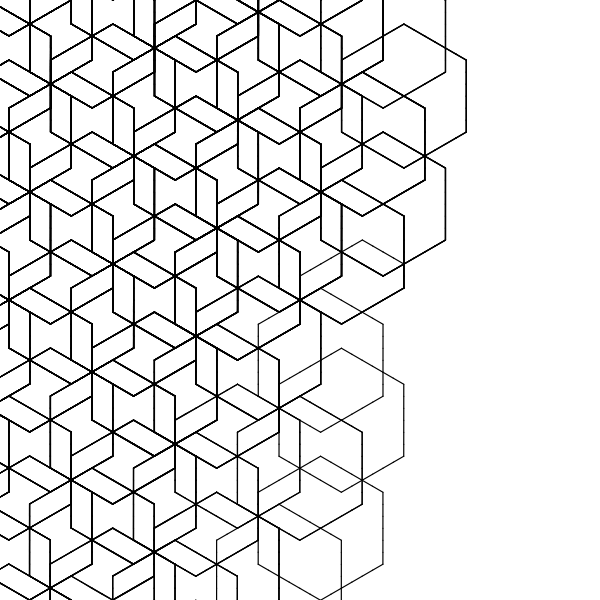
Frame 1 (no input)
Frame 60 (no input): identical to frame 1, image omitted
Frame 120 (the mouse pressed at the canvas centre since frame 60): identical to frame 1, image omitted

The p5.js sketch that drew this single still picture (run headless with seeded random() and noise() and a simulated clock; from frame 60 on, the mouse is pressed at the canvas centre):

// p5.js sketch
// ── sketch.js

// Point = P, Rectangle = R, line = F, Line*4 = D
// You can play around with length, angle, strokeweight, colors,...

let premise = 'F';
  let rules = {
    F:'FF+FFFF',
  
  }
let bigRule;


let length = 40;
let angle = 60;

function setup() {
  createCanvas(600, 600);
  angleMode(DEGREES);
  bigRule = resolveRules(premise, rules, 5);
  print(bigRule);
  
}

function draw() {
  background('white');
  stroke('black');
  strokeWeight(4);
  //noFill();
  translate(width / 2, height / 2);
  rotate(-90);
  scale(0.3);

  drawShape(bigRule);
   // angle += 1;
  // length += 0.1;
}

function resolveRules(startRule, rules, depth) {
  let endRule = '';
  for (let currentLetter of startRule) {
    if (currentLetter in rules) {
      endRule += rules[currentLetter];
    } else {
      endRule += currentLetter;
    }
  }
  if (depth >= 1) {
    endRule = resolveRules(endRule, rules, depth - 1);
  }
  return endRule;
}


function drawShape(rule)  {
  for (let c of rule) {
    if (c === 'F') {
      line(0, 0, length, 0);
      translate(length, 0);
    } else if (c === 'R') {
      rect(0, 0, length, length);
      translate(length, 0);
    } else if (c === 'P') {
      point(0, 0);
      translate(length/2, 0);
    } else if (c === 'D') {
      line(0, 0, length * 4, 0);
      translate(length*4, 0);
    } else if (c === 'f') {
      translate(0, length, 0);
    } else if (c === '+') {
      rotate(angle);
    } else if (c === '-') {
      rotate(-angle);
    } else if (c === '[') {
      push();
    } else if (c === ']') {
      pop();
    } else if (c === '>') {
      scale(1.2);
    } else if (c === '<') {
      scale(0.8);
   
    }
  }
}
